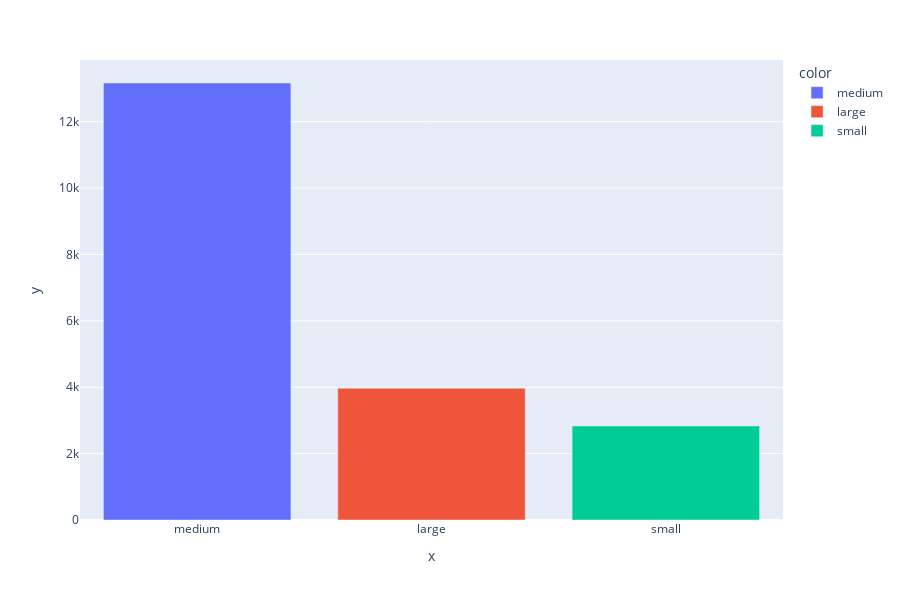

The cell this chart's notebook holds for it:
### Code cell
barplot('product_size')

### Figure 1 — Plotly figure (JSON) as saved in the notebook; plotly's stock layout.template omitted (floating-point values rounded to 4 significant figures)
{"data": [{"alignmentgroup": "True", "hovertemplate": "color=medium<br>x=%{x}<br>y=%{y}<extra></extra>", "legendgroup": "medium", "marker": {"color": "#636efa", "pattern": {"shape": ""}}, "name": "medium", "offsetgroup": "medium", "orientation": "v", "showlegend": true, "textposition": "auto", "type": "bar", "x": ["medium"], "xaxis": "x", "y": [13164], "yaxis": "y"}, {"alignmentgroup": "True", "hovertemplate": "color=large<br>x=%{x}<br>y=%{y}<extra></extra>", "legendgroup": "large", "marker": {"color": "#EF553B", "pattern": {"shape": ""}}, "name": "large", "offsetgroup": "large", "orientation": "v", "showlegend": true, "textposition": "auto", "type": "bar", "x": ["large"], "xaxis": "x", "y": [3970], "yaxis": "y"}, {"alignmentgroup": "True", "hovertemplate": "color=small<br>x=%{x}<br>y=%{y}<extra></extra>", "legendgroup": "small", "marker": {"color": "#00cc96", "pattern": {"shape": ""}}, "name": "small", "offsetgroup": "small", "orientation": "v", "showlegend": true, "textposition": "auto", "type": "bar", "x": ["small"], "xaxis": "x", "y": [2834], "yaxis": "y"}], "layout": {"barmode": "relative", "height": 600, "legend": {"title": {"text": "color"}, "tracegroupgap": 0}, "margin": {"t": 60}, "xaxis": {"anchor": "y", "domain": [0, 1], "title": {"text": "x"}}, "yaxis": {"anchor": "x", "domain": [0, 1], "title": {"text": "y"}}}}
